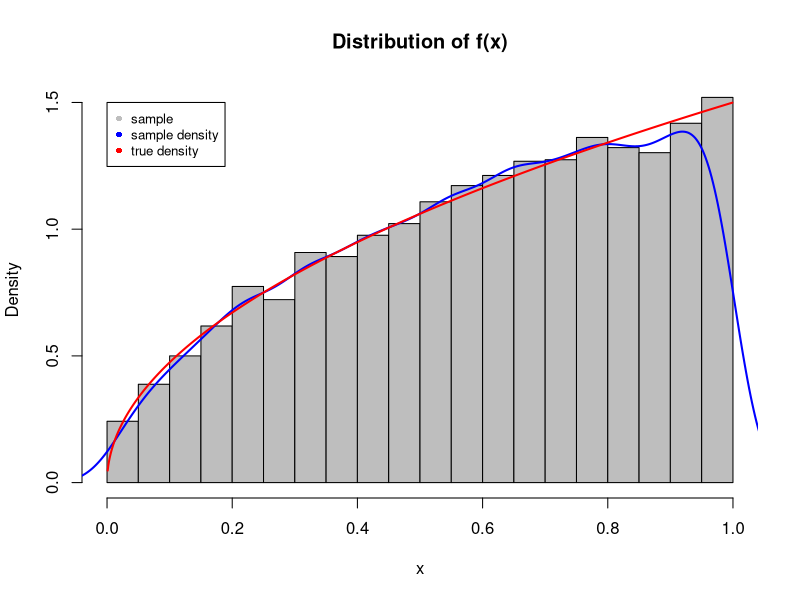

This chart was generated by the following R code:
## ---- chunk 1
knitr::opts_chunk$set(echo = TRUE)
## ---- chunk 2
# Define the function of the inverse cdf
inverse_cdf <- function(x) {
  return(x^(2/3))
}

# Generate 10000 random values uniform(0, 1) and
# sample from the inverse cdf
u <- runif(10000)
res_11 <- inverse_cdf(u)

# Generate the values of the real distribution
x <- seq(0.001, 0.999, 0.001)
y <- 1.5 * sqrt(x)

# Plot the distributions in a histogram
hist(res_11, freq = FALSE,
     breaks = 30,
     xlab = "x", ylab = "Density",
     main = "Distribution of f(x)",
     col = "grey")

# Plot the density estimate of the sample (blue) and the true values
# of the function (red)
lines(density(res_11), col = "blue", lwd = 2)
lines(x, y, col = "red", lwd = 2)

# Add a legend
legend(x = 0, y = 1.5,
       legend = c("sample", "sample density", "true density"),
       col = c("grey", "blue", "red"),
       pch = c(16, 16, 16),
       cex = 0.8)
